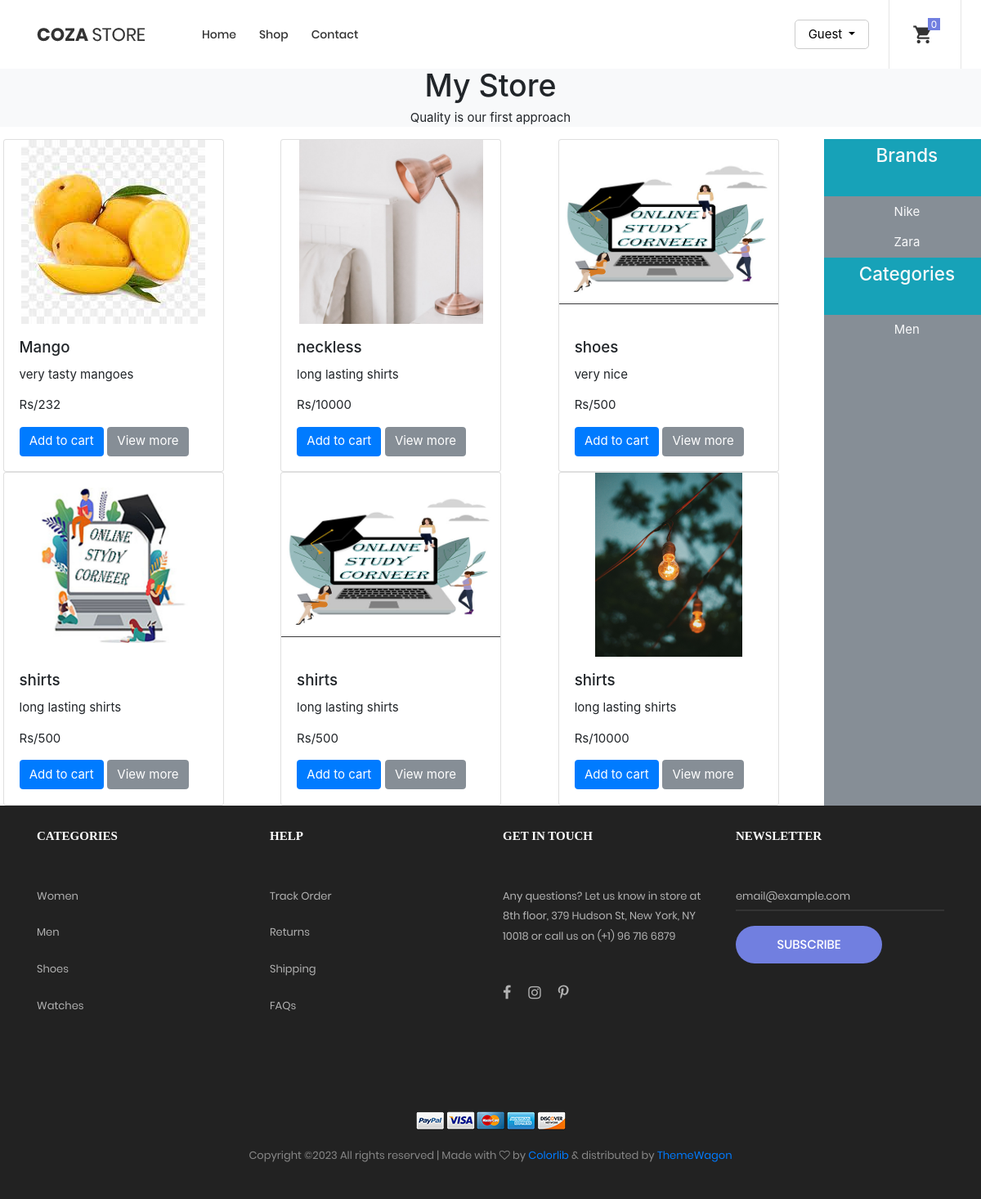
Screenshot of /display_all.php with the database file from the repository.
### tables this page shows
CREATE TABLE IF NOT EXISTS `products` (
  `pro_id` int NOT NULL AUTO_INCREMENT,
  `pro_name` varchar(100) NOT NULL,
  `pro_description` varchar(250) NOT NULL,
  `pro_keyword` varchar(250) NOT NULL,
  `cat_id` int NOT NULL,
  `brand_id` int NOT NULL,
  `pro_image1` varchar(500) NOT NULL,
  `pro_image2` varchar(500) NOT NULL,
  `pro_image3` varchar(500) NOT NULL,
  `pro_price` varchar(200) NOT NULL,
  `date` timestamp NOT NULL,
  `stutus` varchar(100) NOT NULL,
  PRIMARY KEY (`pro_id`)
);

CREATE TABLE IF NOT EXISTS `brands` (
  `brand_id` int NOT NULL AUTO_INCREMENT,
  `brand_name` varchar(100) NOT NULL,
  PRIMARY KEY (`brand_id`)
);

CREATE TABLE IF NOT EXISTS `categories` (
  `cat_id` int NOT NULL AUTO_INCREMENT,
  `cat_name` varchar(100) NOT NULL,
  PRIMARY KEY (`cat_id`)
);

### funtion/common_function.php (the view, shortened to what this page needs)
<?php
include('./admin/config.php');
    ?>
    <?php
function getallproduct(){
    global $con;
    if(!isset($_GET['category'])){
    if(!isset($_GET['brand'])){
        $sq=mysqli_query($con,"SELECT * from `products` ORDER BY rand() " );
        while($s=mysqli_fetch_array($sq))
        {
        ?>
        <div class="col-md-4 ">
        <div class="card" style="width: 18rem;">
          <img src="./admin/<?php echo $s['pro_image1'] ?>" class="card-img-top" alt="...">
          <div class="card-body">
            <h5 class="card-title"><?php echo $s['pro_name'] ?></h5>
            <p class="card-text"><?php echo $s['pro_description'] ?></p>
            <p class="card-text"> Rs/<?php echo $s['pro_price'] ?></p>
            <a href="index.php?cart=<?php echo $s['pro_id'] ?>" class="btn btn-primary">Add to cart</a>
            <a href="products_detail.php?product_id=<?php echo $s['pro_id'] ?> " class="btn btn-secondary">View more</a>
          </div>
        </div>
        </div>
        <?php
        }
    }
    }
    }
        ?>
        <?php
function brand(){
    global $con;
$sqlq=mysqli_query($con,"SELECT * from `brands`" );
while($st=mysqli_fetch_array($sqlq))
{
?>
    <li class="nav-item">
    <a href="display_all.php?brand=<?php echo $st['brand_id'] ?>" class="nav-link text-light"><?php echo $st['brand_name']?></a>
    </li>
    <?php
}
}
function categories(){
    global $con;
    $sqlq=mysqli_query($con,"SELECT * from `categories`" );
    while($st=mysqli_fetch_array($sqlq))
    {
    ?>
    <li class="nav-item">
    <a href="display_all.php?category=<?php echo $st['cat_id'] ?>" class="nav-link text-light"><?php echo $st['cat_name']?></a>
    </li>
    <?php
    }
}
        ?>
      <?php
function getIPAddress() {
   if(!empty($_SERVER['HTTP_CLIENT_IP'])) {
              $ip = $_SERVER['HTTP_CLIENT_IP'];
      }
  elseif (!empty($_SERVER['HTTP_X_FORWARDED_FOR'])) {
              $ip = $_SERVER['HTTP_X_FORWARDED_FOR'];
   }
  else{
           $ip = $_SERVER['REMOTE_ADDR'];
   }
   return $ip;
}
function cart_item(){
  global $con;
  if (isset($_GET['cart'])) {
    $ip = getIPAddress();
    $querre = mysqli_query($con, "SELECT * FROM cart WHERE ip = '$ip'");
    $numofro = mysqli_num_rows($querre);
  }
   else {
    global $con;
      $ip = getIPAddress();
      $querre = mysqli_query($con, "SELECT * FROM cart WHERE ip = '$ip'");
      $numofro = mysqli_num_rows($querre);
    }
    echo $numofro;
  }
?>

### includes/header.php (shortened to what this page needs)
<link rel="stylesheet" href="./style.css">
<link rel="stylesheet" type="text/css" href="css/util.css">
	<link rel="stylesheet" type="text/css" href="css/main.css">
	<header class="header-v2">
		<div class="container-menu-desktop trans-03">
			<div class="wrap-menu-desktop">
				<nav class="limiter-menu-desktop p-l-45">
					<a href="#" class="logo">
						<img src="images/icons/logo-01.png" alt="IMG-LOGO">
					</a>
					<div class="menu-desktop">
						<ul class="main-menu">
							<li>
								<a href="index.php">Home</a>
							</li>
							<li>
								<a href="display_all.php">Shop</a>
							</li>
							<li>
								<a href="contact.html">Contact</a>
							</li>
						</ul>
					</div>
					<div class="wrap-icon-header flex-w flex-r-m h-full">
						<div class="flex-c-m h-full p-r-24">
							<div class="dropdown">
            <button class="btn btn-secondary dropdown-toggle" type="button" id="userDropdown" data-toggle="dropdown" aria-haspopup="true" aria-expanded="false">
                <?php
				echo isset($_SESSION['username']) ? $_SESSION['username'] : 'Guest';
                ?>
            </button>
        </div>
							</div>
						</div>
							 <div class="flex-c-m h-full p-r-24">
						<div class="flex-c-m h-full p-l-18 p-r-25 bor5">
							<a href="cart.php">
							<div class="icon-header-item cl2 hov-cl1 trans-04 p-lr-11 icon-header-noti js-show-cart" data-notify="<?php  cart_item();  ?>">
								<i class="zmdi zmdi-shopping-cart"></i>
							</div>
							</a>
						</div>
					</div>
				</nav>
			</div>
		</div>
	</header>
</body>
</html>

### display_all.php (shortened to what this page needs)
<?php
include('admin/config.php');
include ('funtion/common_function.php');
?>
<?php
include('includes/header.php');
?>
<body>
<div class="bg-light">
    <h1 class="text-center">
        My Store
    </h1>
    <p class="text-center">
        Quality is our first approach
    </p>
</div>
<div class="row px-1">
<div class="col-md-10">
<div class="row">
<?php
 if(isset($_GET['search'])){
 search();
 cart();
 }
 else{
 getallproduct();
 }
 ?>
</div>
</div>
<div class="col-md-2 bg-secondary p-0">
    <ul class="navbar-nav me-0 text-center ">
    <li class="nav-item bg-info ">
        <a href="" class="nav-link text-light"> <h4>Brands<h4/></a>
    </li>
<?php
brand();
?>
    </ul>
    <ul class="navbar-nav me-auto text-center">
<li class="nav-item bg-info ">
    <a href="" class="nav-link text-light"> <h4> Categories <h4/></a>
</li>
<?php
categories()
?>
</ul>
</div>
</div>
</body>
<?php
include('includes/footer.php')
?>
  </body>
</html>

### includes/footer.php (shortened to what this page needs)
	<link rel="stylesheet" type="text/css" href="vendor/bootstrap/css/bootstrap.min.css">
	<link rel="stylesheet" type="text/css" href="fonts/font-awesome-4.7.0/css/font-awesome.min.css">
	<link rel="stylesheet" type="text/css" href="fonts/iconic/css/material-design-iconic-font.min.css">
	<link rel="stylesheet" type="text/css" href="fonts/linearicons-v1.0.0/icon-font.min.css">
	<link rel="stylesheet" type="text/css" href="vendor/animate/animate.css">
	<link rel="stylesheet" type="text/css" href="vendor/css-hamburgers/hamburgers.min.css">
	<link rel="stylesheet" type="text/css" href="vendor/animsition/css/animsition.min.css">
	<link rel="stylesheet" type="text/css" href="vendor/select2/select2.min.css">
	<link rel="stylesheet" type="text/css" href="vendor/daterangepicker/daterangepicker.css">
	<link rel="stylesheet" type="text/css" href="vendor/slick/slick.css">
	<link rel="stylesheet" type="text/css" href="vendor/MagnificPopup/magnific-popup.css">
	<link rel="stylesheet" type="text/css" href="vendor/perfect-scrollbar/perfect-scrollbar.css">
   <footer class="bg3 p-t-25 p-b-25">
		<div class="container">
			<div class="row">
				<div class="col-sm-6 col-lg-3 p-b-50">
					<h4 class="stext-301 cl0 p-b-30">
						Categories
					</h4>
					<ul>
						<li class="p-b-10">
							<a href="#" class="stext-107 cl7 hov-cl1 trans-04">
								Women
							</a>
						</li>
						<li class="p-b-10">
							<a href="#" class="stext-107 cl7 hov-cl1 trans-04">
								Men
							</a>
						</li>
						<li class="p-b-10">
							<a href="#" class="stext-107 cl7 hov-cl1 trans-04">
								Shoes
							</a>
						</li>
						<li class="p-b-10">
							<a href="#" class="stext-107 cl7 hov-cl1 trans-04">
								Watches
							</a>
						</li>
					</ul>
				</div>
				<div class="col-sm-6 col-lg-3 p-b-50">
					<h4 class="stext-301 cl0 p-b-30">
						Help
					</h4>
					<ul>
						<li class="p-b-10">
							<a href="#" class="stext-107 cl7 hov-cl1 trans-04">
								Track Order
							</a>
						</li>
						<li class="p-b-10">
							<a href="#" class="stext-107 cl7 hov-cl1 trans-04">
								Returns
							</a>
						</li>
						<li class="p-b-10">
							<a href="#" class="stext-107 cl7 hov-cl1 trans-04">
								Shipping
							</a>
						</li>
						<li class="p-b-10">
							<a href="#" class="stext-107 cl7 hov-cl1 trans-04">
								FAQs
							</a>
						</li>
					</ul>
				</div>
				<div class="col-sm-6 col-lg-3 p-b-50">
					<h4 class="stext-301 cl0 p-b-30">
						GET IN TOUCH
					</h4>
					<p class="stext-107 cl7 size-201">
						Any questions? Let us know in store at 8th floor, 379 Hudson St, New York, NY 10018 or call us on (+1) 96 716 6879
					</p>
					<div class="p-t-27">
						<a href="#" class="fs-18 cl7 hov-cl1 trans-04 m-r-16">
							<i class="fa fa-facebook"></i>
						</a>
						<a href="#" class="fs-18 cl7 hov-cl1 trans-04 m-r-16">
							<i class="fa fa-instagram"></i>
						</a>
						<a href="#" class="fs-18 cl7 hov-cl1 trans-04 m-r-16">
							<i class="fa fa-pinterest-p"></i>
						</a>
					</div>
				</div>
				<div class="col-sm-6 col-lg-3 p-b-50">
					<h4 class="stext-301 cl0 p-b-30">
						Newsletter
					</h4>
					<form>
						<div class="wrap-input1 w-full p-b-4">
							<input class="input1 bg-none plh1 stext-107 cl7" type="text" name="email" placeholder="email@example.com">
						</div>
						<div class="p-t-18">
							<button class="flex-c-m stext-101 cl0 size-103 bg1 bor1 hov-btn2 p-lr-15 trans-04">
								Subscribe
							</button>
						</div>
					</form>
				</div>
			</div>
			<div class="p-t-40">
				<div class="flex-c-m flex-w p-b-18">
					<a href="#" class="m-all-1">
						<img src="images/icons/icon-pay-01.png" alt="ICON-PAY">
					</a>
					<a href="#" class="m-all-1">
						<img src="images/icons/icon-pay-02.png" alt="ICON-PAY">
					</a>
					<a href="#" class="m-all-1">
						<img src="images/icons/icon-pay-03.png" alt="ICON-PAY">
					</a>
					<a href="#" class="m-all-1">
						<img src="images/icons/icon-pay-04.png" alt="ICON-PAY">
					</a>
					<a href="#" class="m-all-1">
						<img src="images/icons/icon-pay-05.png" alt="ICON-PAY">
					</a>
				</div>
				<p class="stext-107 cl6 txt-center">
Copyright &copy;<script>document.write(new Date().getFullYear());</script> All rights reserved | Made with <i class="fa fa-heart-o" aria-hidden="true"></i> by <a href="https://colorlib.com" target="_blank">Colorlib</a> &amp; distributed by <a href="https://themewagon.com" target="_blank">ThemeWagon</a>
				</p>
			</div>
		</div>
	</footer>

### css/main.css (style rules this page uses)
.card-img-top { width: 100%; border-top-left-radius: calc(0.25rem - 1px); object-fit: contain; border-top-right-radius: calc(0.25rem - 1px); }
.container { max-width: 1380px; }
@media (max-width: 1600px) { .container { max-width: 1200px; } }
.container-menu-desktop { height: auto; width: 100%; position: relative; -webkit-transition: all 0.3s; -o-transition: all 0.3s; -moz-transition: all 0.3s; transition: all 0.3s; }
.header-v2 .container-menu-desktop { height: 84px; }
.wrap-menu-desktop { position: fixed; z-index: 1100; background-color: transparent; width: 100%; height: 84px; top: 40px; left: 0px; -webkit-transition: height 0.3s, background-color 0.3s; -o-transition: height 0.3s, background-color 0.3s; -moz-transition: height 0.3s, background-color 0.3s; transition: height 0.3s, background-color 0.3s; }
.header-v2 .wrap-menu-desktop { background-color: #fff; top: 0; }
.limiter-menu-desktop { height: 100%; display: -webkit-box; display: -webkit-flex; display: -moz-box; display: -ms-flexbox; display: flex; align-items: center; background-color: transparent; }
.logo { display: -webkit-box; display: -webkit-flex; display: -moz-box; display: -ms-flexbox; display: flex; align-items: center; height: 65%; margin-right: 55px; }
.logo img { max-width: 100%; max-height: 100%; }
.menu-desktop { display: -webkit-box; display: -webkit-flex; display: -moz-box; display: -ms-flexbox; display: flex; align-items: center; height: 100%; }
.main-menu { list-style-type: none; margin: 0; display: -webkit-box; display: -webkit-flex; display: -moz-box; display: -ms-flexbox; display: flex; align-items: center; }
.main-menu > li { display: block; position: relative; padding: 20px 10px 20px 0px; margin: 0px 4px 0px 14px; }
.main-menu > li > a { font-family: Poppins-Medium; font-size: 14px; color: #333; padding: 5px 0px; transition: all 0.4s; -webkit-transition: all 0.4s; -o-transition: all 0.4s; -moz-transition: all 0.4s; }
.wrap-icon-header { flex-grow: 1; }
.icon-header-item { position: relative; font-size: 26px; line-height: 1; cursor: pointer; }
.icon-header-noti::after { content: attr(data-notify); font-family: Poppins-Regular; font-size: 12px; color: #fff; line-height: 15px; text-align: center; display: block; position: absolute; top: -7px; right: 0; min-width: 15px; height: 15px; padding: 0 3px; background-color: #717fe0; }
.row { display: -ms-flexbox; display: flex; -ms-flex-wrap: wrap; flex-wrap: wrap; margin-right: 0px; margin-left: -162px; }
.cl0 { color: #fff; }
.cl2 { color: #333; }
.cl6 { color: #888; }
.cl7 { color: #b2b2b2; }
.stext-101 { font-family: Poppins-Medium; font-size: 15px; line-height: 1.466667; text-transform: uppercase; }
.stext-107 { font-family: Poppins-Regular; font-size: 13px; line-height: 1.923; }
.stext-301 { font-family: Montserrat-Bold; font-size: 15px; line-height: 1.6; text-transform: uppercase; }
.size-103 { min-width: 179px; height: 46px; }
.size-201 { max-width: 270px; }
.bg-none { background-color: transparent; }
.bg1 { background-color: #717fe0; }
.bg3 { background-color: #222; }
.bor1 { border-radius: 23px; }
.bor5 { border-left: 1px solid #e5e5e5; border-right: 1px solid #e5e5e5; }
.wrap-input1 { position: relative; border-bottom: 2px solid rgba(204,204,204, 0.1); }
.input1 { background-color: transparent; width: 100%; }

### includes/header.php (style rules this page uses)
.btn-secondary.dropdown-toggle { background-color: white; color: black; padding: 8px 16px; border: 1px solid #ccc; border-radius: 5px; transition: background-color 0.3s, border-color 0.3s; }

### display_all.php (style rules this page uses)
body { overflow-x: hidden; }

### includes/footer.php (style rules this page uses)
footer { background-color: #333; color: #fff; padding: 40px 0; }
footer h4 { font-size: 1.5rem; font-weight: bold; margin-bottom: 20px; }
footer ul { list-style: none; padding: 0; }
footer ul li { margin-bottom: 10px; }
footer ul li a { color: #fff; text-decoration: none; }
footer .p-t-40 { padding-top: 40px; }

### rows the page displays
products: pro_image1 (picture), pro_name "Mango", pro_description "very tasty mangoes", pro_price "232"
products: pro_image1 (picture), pro_name "neckless", pro_description "long lasting shirts", pro_price "10000"
products: pro_image1 (picture), pro_name "shoes", pro_description "very nice", pro_price "500"
products: pro_image1 (picture), pro_name "shirts", pro_description "long lasting shirts", pro_price "500"
products: pro_image1 (picture), pro_name "shirts", pro_description "long lasting shirts", pro_price "500"
products: pro_image1 (picture), pro_name "shirts", pro_description "long lasting shirts", pro_price "10000"
brands: brand_name "Nike"
brands: brand_name "Zara"
categories: cat_name "Men"
